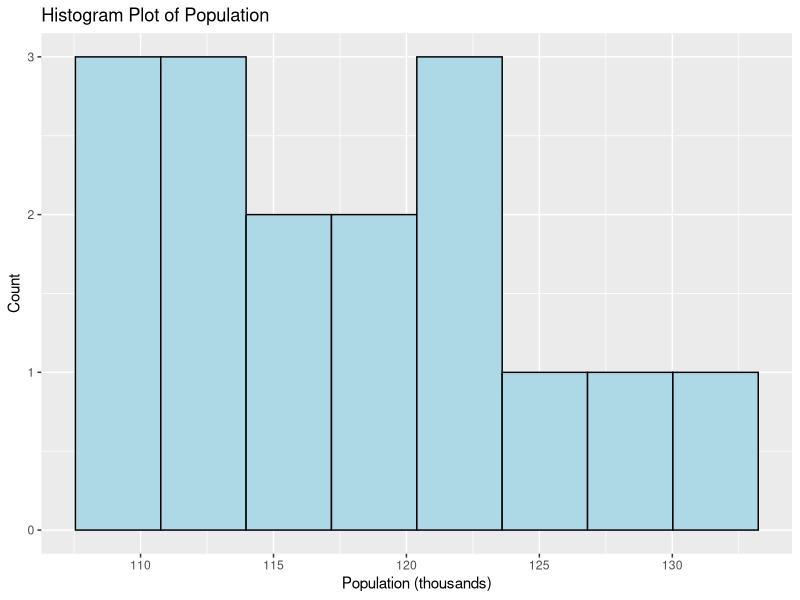
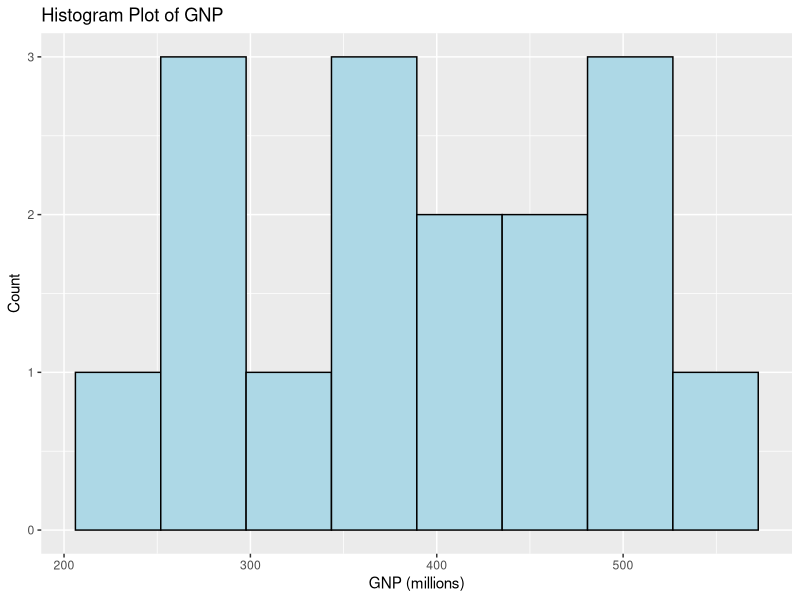
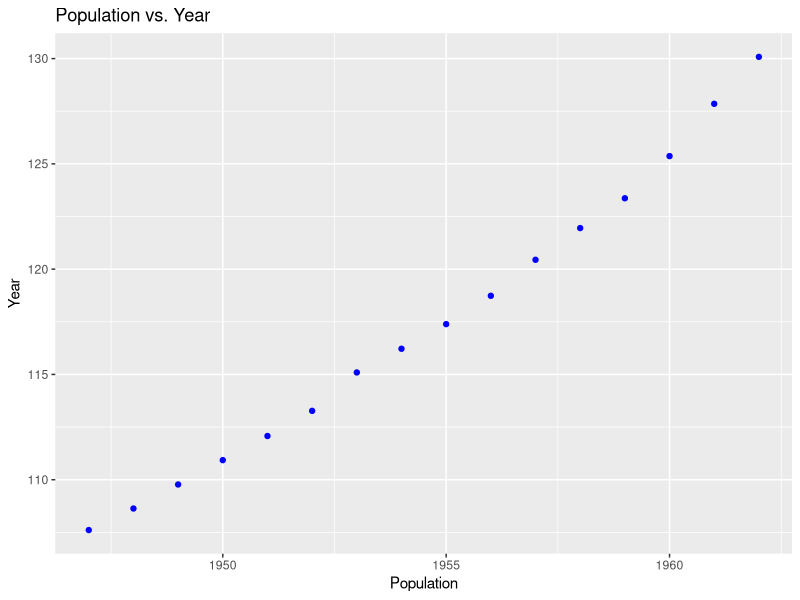
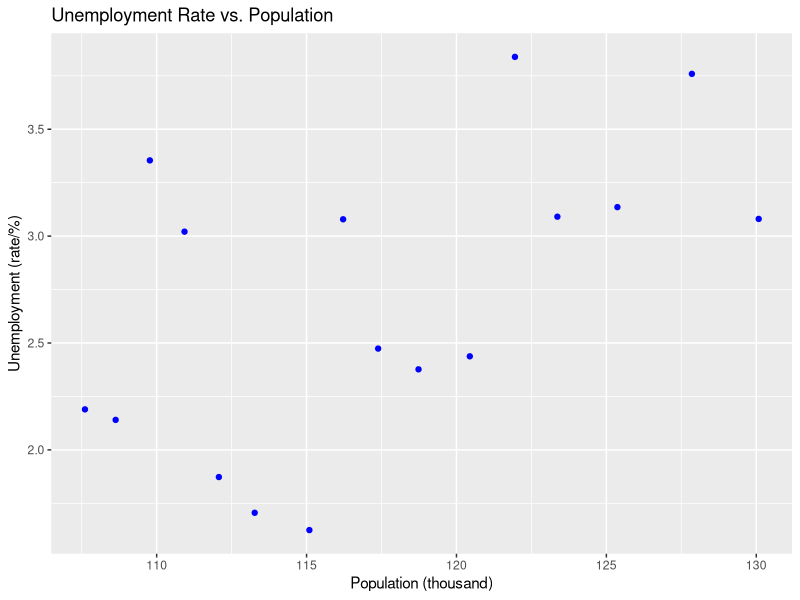
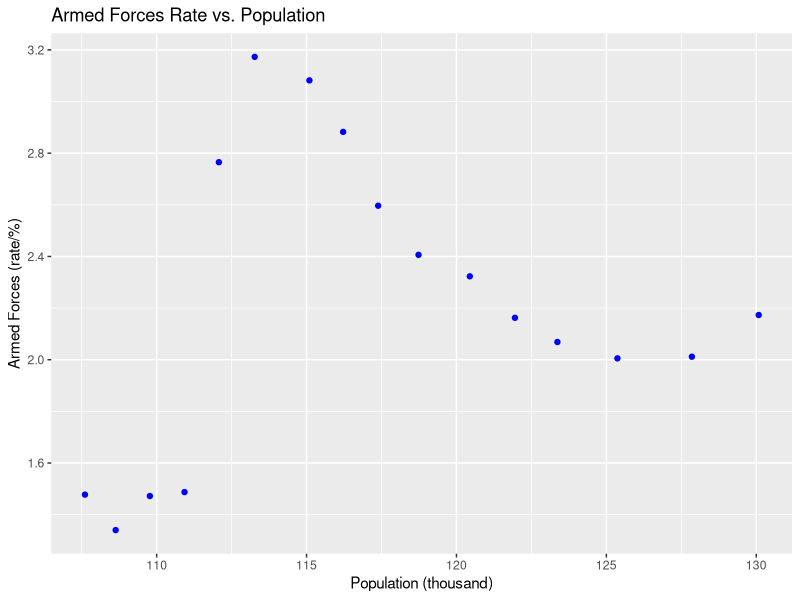
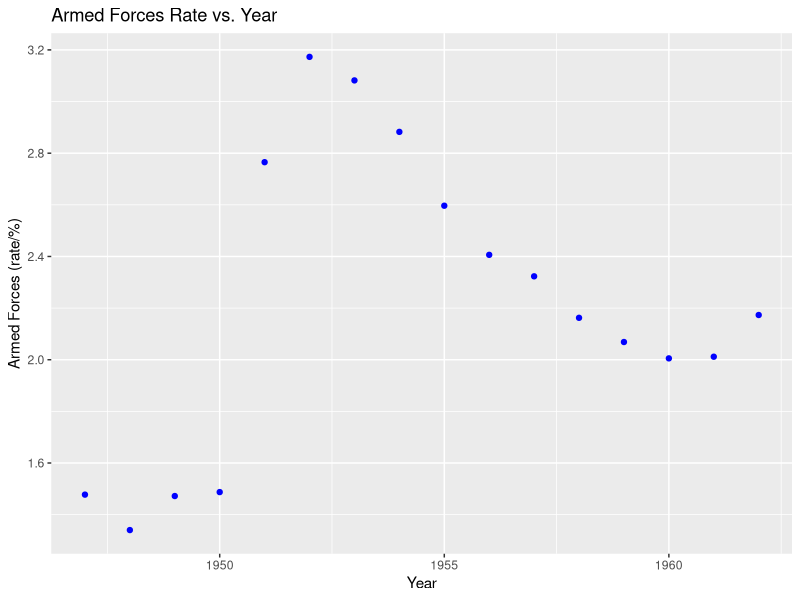
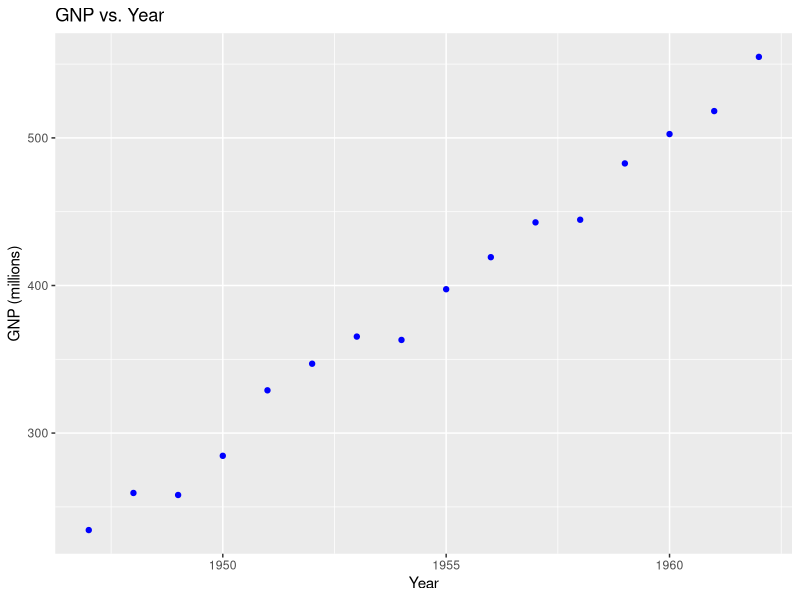
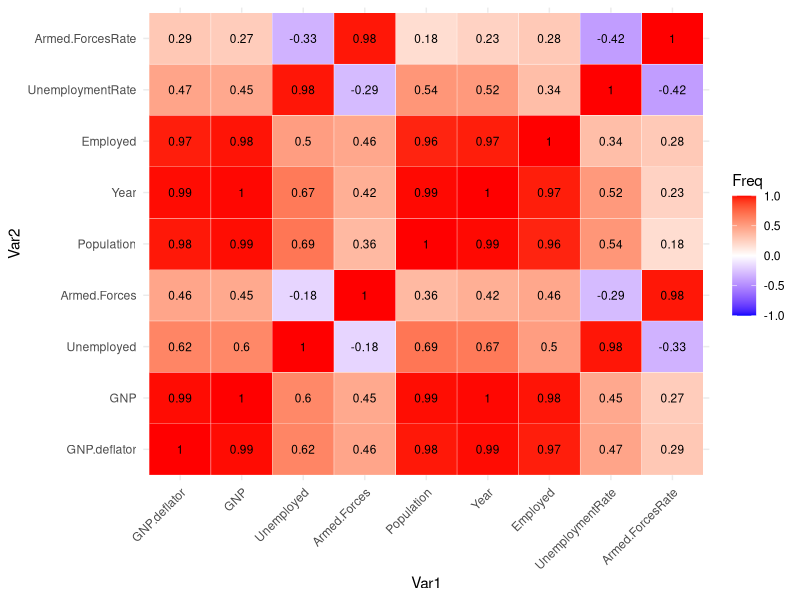

These figures' R source, in order:
#Import libraries 
library(tidyverse)
library(MASS)
library(datasets)
data(package = .packages(all.available = TRUE))

#Load the data set
data<-longley
head(data)

#Structure of the data
str(data)

#Summary of the data
summary(data)


# Calculate the count and standard deviation for all numeric variables
summary_stats <- longley %>%
  summarise(across(where(is.numeric), list(count = ~length(.), stdev = ~sd(., na.rm = TRUE))))

print(summary_stats)


#Check for any missing values present or not 
sapply(data, function(x) sum(is.na(x)))

#Univariate Analysis
#Histogram plot of population 
ggplot(data, aes(x=Population))+
  geom_histogram(bins=8, fill="lightblue", color="black")+
  labs(title="Histogram Plot of Population", x="Population (thousands)", y="Count")

#Histogram plot of GNP
ggplot(data, aes(x=GNP))+
  geom_histogram(bins=8, fill="lightblue", color="black")+
  labs(title="Histogram Plot of GNP", x="GNP (millions)", y="Count")

#Bivariate Analysis
#Scatter Plot of Population vs. Year
ggplot(data, aes(x=Year, y=Population))+
  geom_point(color="blue")+
  labs(title="Population vs. Year", x="Population", y="Year")

#creating a variable that calculates the percentage of unemployed people
data$UnemploymentRate <- data$Unemployed / data$Population

#Bivariate Analysis 
#Scatter Plot of Unemployment Rate vs. Population 
ggplot(data, aes(x=Population, y=UnemploymentRate)) +
  geom_point(color="blue")+
  labs(title="Unemployment Rate vs. Population", x="Population (thousand)", y="Unemployment (rate/%)")

#creating a variable that calculates the percentage of armed forces
data$Armed.ForcesRate <- data$Armed.Forces / data$Population

#Bivariate Analysis 
#Looking at the relationship between Population vs. Armed Forces and Year vs. Armed Forces 
ggplot(data, aes(x=Population, y=Armed.ForcesRate))+
  geom_point(color="blue")+
  labs(title="Armed Forces Rate vs. Population", x="Population (thousand)", y="Armed Forces (rate/%)")
ggplot(data, aes(x=Year, y=Armed.ForcesRate))+
  geom_point(color="blue")+
  labs(title="Armed Forces Rate vs. Year", x="Year", y="Armed Forces (rate/%)")

#Scatter Plot of GNP vs. Year 
ggplot(data, aes(x=Year, y=GNP))+
  geom_point(color="blue")+
  labs(title="GNP vs. Year", x="Year", y="GNP (millions)")

#Correlation Analysis
cor_matrix <- cor(data %>% select_if(is.numeric))
print(cor_matrix)
as.table(cor_matrix)
as.data.frame(as.table(cor_matrix))
ggplot(data=as.data.frame(as.table(cor_matrix)), aes(Var1, Var2, fill=Freq))+
  geom_tile(color="white")+
  scale_fill_gradient2(low="blue", high="red", mid="white", midpoint=0, limit=c(-1,1))+
  geom_text(aes(label=round(Freq,2)), color="black", size=3)+
  theme_minimal()+
  theme(axis.text.x=element_text(angle=45, hjust=1))
